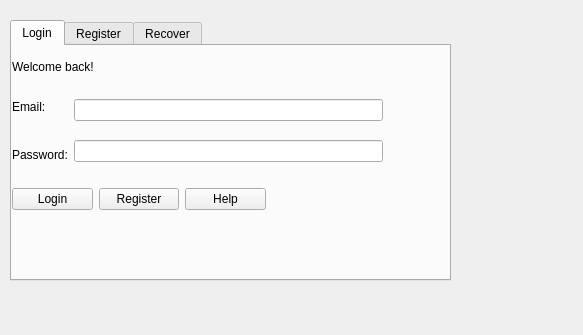
<?xml version="1.0" encoding="UTF-8"?>
<ui version="4.0">
 <class>loginWindow</class>
 <widget class="QWidget" name="loginWindow">
  <property name="geometry">
   <rect>
    <x>0</x>
    <y>0</y>
    <width>583</width>
    <height>335</height>
   </rect>
  </property>
  <property name="windowTitle">
   <string>Form</string>
  </property>
  <widget class="QTabWidget" name="AccountTabWidget">
   <property name="geometry">
    <rect>
     <x>10</x>
     <y>20</y>
     <width>441</width>
     <height>261</height>
    </rect>
   </property>
   <property name="currentIndex">
    <number>0</number>
   </property>
   <widget class="QWidget" name="loginTab">
    <attribute name="title">
     <string>Login</string>
    </attribute>
    <widget class="QLabel" name="label">
     <property name="geometry">
      <rect>
       <x>0</x>
       <y>10</y>
       <width>121</width>
       <height>21</height>
      </rect>
     </property>
     <property name="text">
      <string>Welcome back!</string>
     </property>
    </widget>
    <widget class="QWidget" name="layoutWidget">
     <property name="geometry">
      <rect>
       <x>0</x>
       <y>40</y>
       <width>371</width>
       <height>90</height>
      </rect>
     </property>
     <layout class="QHBoxLayout" name="horizontalLayout">
      <item>
       <layout class="QVBoxLayout" name="verticalLayout_2">
        <item>
         <widget class="QLabel" name="label_2">
          <property name="text">
           <string>Email:</string>
          </property>
         </widget>
        </item>
        <item>
         <widget class="QLabel" name="label_3">
          <property name="text">
           <string>Password:</string>
          </property>
         </widget>
        </item>
       </layout>
      </item>
      <item>
       <layout class="QVBoxLayout" name="verticalLayout">
        <item>
         <widget class="QLineEdit" name="e_LineEdit"/>
        </item>
        <item>
         <widget class="QLineEdit" name="p_LineEdit"/>
        </item>
       </layout>
      </item>
     </layout>
    </widget>
    <widget class="QWidget" name="layoutWidget">
     <property name="geometry">
      <rect>
       <x>0</x>
       <y>140</y>
       <width>254</width>
       <height>26</height>
      </rect>
     </property>
     <layout class="QHBoxLayout" name="horizontalLayout_2">
      <item>
       <widget class="QPushButton" name="logButton">
        <property name="text">
         <string>Login</string>
        </property>
       </widget>
      </item>
      <item>
       <widget class="QPushButton" name="regButton">
        <property name="text">
         <string>Register</string>
        </property>
       </widget>
      </item>
      <item>
       <widget class="QPushButton" name="helpButton">
        <property name="text">
         <string>Help</string>
        </property>
       </widget>
      </item>
     </layout>
    </widget>
   </widget>
   <widget class="QWidget" name="registerTab">
    <attribute name="title">
     <string>Register</string>
    </attribute>
    <widget class="QWidget" name="layoutWidget">
     <property name="geometry">
      <rect>
       <x>10</x>
       <y>20</y>
       <width>421</width>
       <height>118</height>
      </rect>
     </property>
     <layout class="QHBoxLayout" name="horizontalLayout_3">
      <item>
       <layout class="QVBoxLayout" name="verticalLayout_3">
        <item>
         <widget class="QLabel" name="label_8">
          <property name="text">
           <string>Email</string>
          </property>
         </widget>
        </item>
        <item>
         <widget class="QLabel" name="label_9">
          <property name="text">
           <string>Username</string>
          </property>
         </widget>
        </item>
        <item>
         <widget class="QLabel" name="label_7">
          <property name="text">
           <string>Password</string>
          </property>
         </widget>
        </item>
        <item>
         <widget class="QLabel" name="label_6">
          <property name="text">
           <string>Reentere password</string>
          </property>
         </widget>
        </item>
       </layout>
      </item>
      <item>
       <layout class="QVBoxLayout" name="verticalLayout_4">
        <item>
         <widget class="QLineEdit" name="eRegLineEdit"/>
        </item>
        <item>
         <widget class="QLineEdit" name="userRegLineEdit"/>
        </item>
        <item>
         <widget class="QLineEdit" name="pasRegLineEdit"/>
        </item>
        <item>
         <widget class="QLineEdit" name="pas2RegLineEdit"/>
        </item>
       </layout>
      </item>
     </layout>
    </widget>
    <widget class="QPushButton" name="crAcButton">
     <property name="geometry">
      <rect>
       <x>10</x>
       <y>150</y>
       <width>101</width>
       <height>24</height>
      </rect>
     </property>
     <property name="text">
      <string>Create account</string>
     </property>
    </widget>
   </widget>
   <widget class="QWidget" name="registerTab_2">
    <attribute name="title">
     <string>Recover</string>
    </attribute>
    <widget class="QPushButton" name="sentMButton">
     <property name="geometry">
      <rect>
       <x>10</x>
       <y>60</y>
       <width>80</width>
       <height>24</height>
      </rect>
     </property>
     <property name="text">
      <string>Sent Email</string>
     </property>
    </widget>
    <widget class="QWidget" name="layoutWidget">
     <property name="geometry">
      <rect>
       <x>10</x>
       <y>20</y>
       <width>341</width>
       <height>26</height>
      </rect>
     </property>
     <layout class="QHBoxLayout" name="horizontalLayout_4">
      <item>
       <widget class="QLabel" name="label_4">
        <property name="text">
         <string>Email</string>
        </property>
       </widget>
      </item>
      <item>
       <widget class="QLineEdit" name="lineEdit_7"/>
      </item>
     </layout>
    </widget>
   </widget>
  </widget>
 </widget>
 <resources/>
 <connections/>
</ui>
